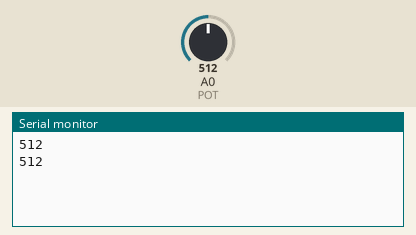
A sketch run on a simulated Arduino Uno, built with avr-gcc and run on an emulated ATmega328P. Shown: the last lines printed to the serial monitor. The inputs (shaded band) are chosen by the test bench; at power-on: A0 (POT) = 512.

Above: at 1.5 s.
1.6 s: A0 (POT) set to 716
At 1.6 s:
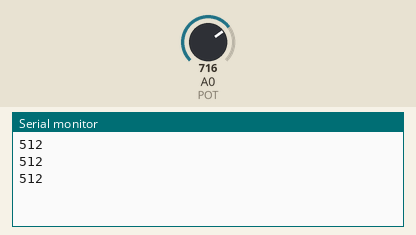
3.1 s: A0 (POT) set to 900
At 3.1 s:
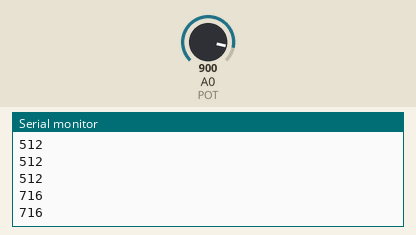
Timing chart, 0 to 6.1 s (numbered marks = the images above; inputs shaded):
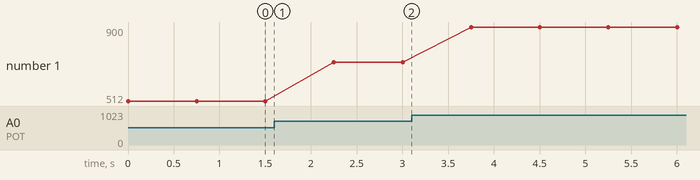

Measured:
- plotted number 1: 512 → 716 after the input at 1.6 s, 716 → 900 after the input at 3.1 s

The sketch:

potenziometro-seriale.ino
```cpp
const int POT = A0;
int pot_value = 0;


void setup() {

  Serial.begin(9600);
  pinMode(POT, INPUT);

}

void loop() {

  pot_value = analogRead(POT);
  Serial.println(pot_value);
  delay(750);

}
```
